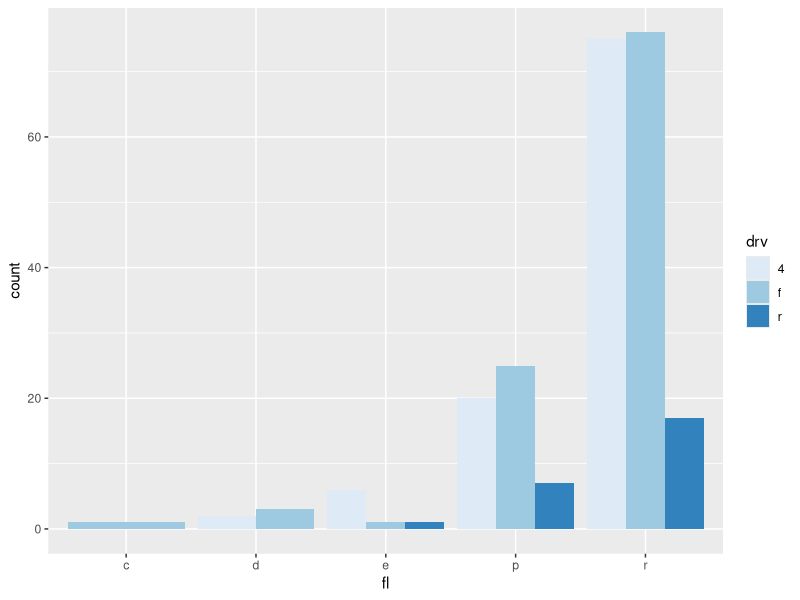
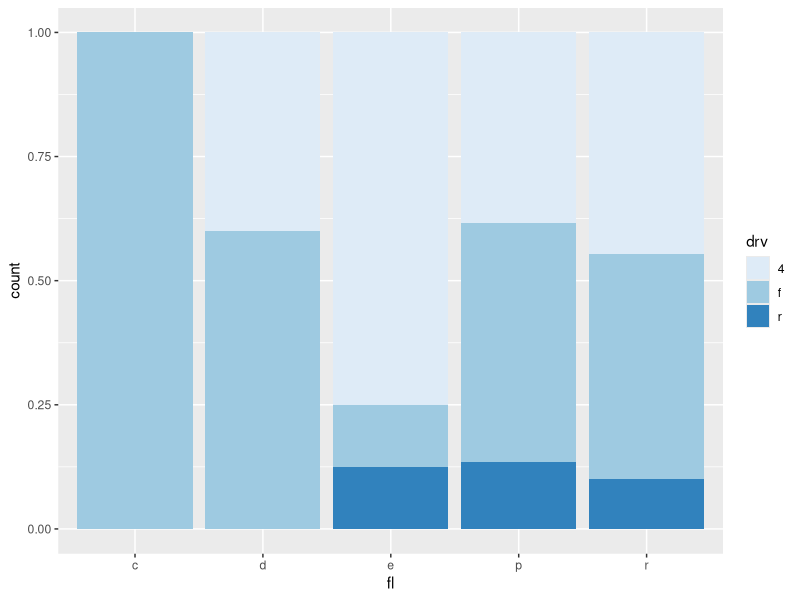
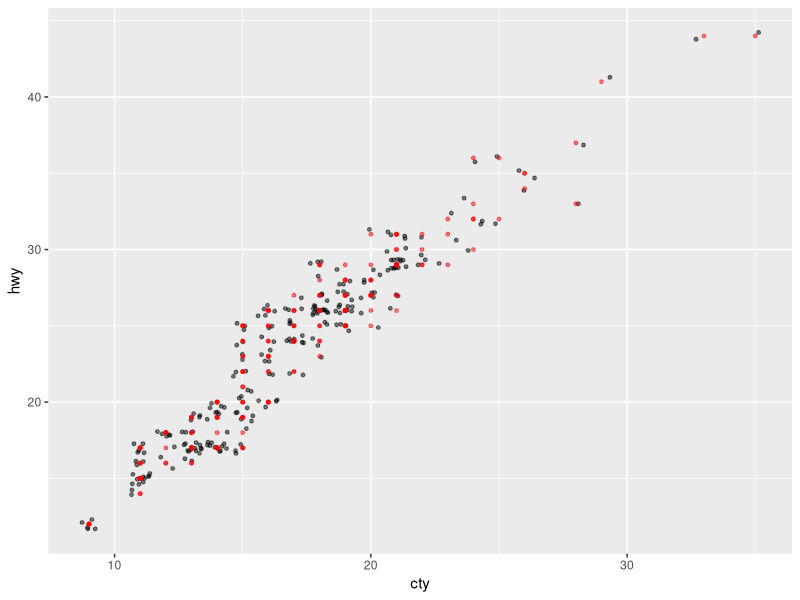
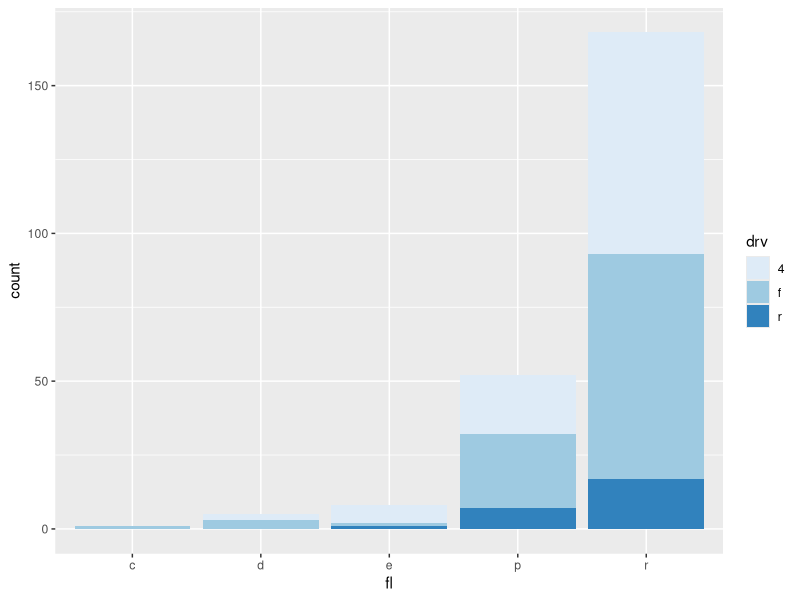
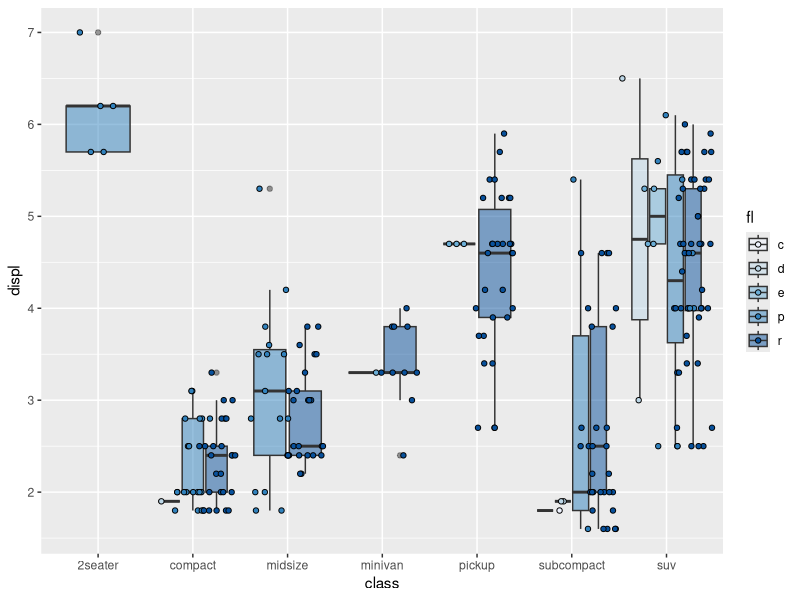

Reproduce these figures in R, in order.
## ---- chunk 1
knitr::opts_chunk$set(warning = FALSE, message = FALSE)
knitr::opts_chunk$set(fig.align = "center", fig.width = 6, fig.asp = 0.7)
library(ggplot2)
library(dplyr)
## ---- chunk 2
ggplot(mpg, aes(fl, fill = drv)) + 
  geom_bar(position = position_dodge()) + 
  scale_fill_brewer(palette = 1)
## ---- chunk 3
ggplot(mpg, aes(fl, fill = drv)) + 
  geom_bar(position = position_fill()) + 
  scale_fill_brewer(palette = 1)
## ---- chunk 4
ggplot(mpg, aes(cty, hwy)) + 
  geom_point(position = position_jitter(), size = 1, alpha = 0.5) + 
  geom_point(color = "red", size = 1, alpha = 0.5)
## ---- chunk 5
ggplot(mpg, aes(fl, fill = drv)) + 
  geom_bar(position = position_stack()) + 
  scale_fill_brewer(palette = 1)
## ---- chunk 6
ggplot(mpg, aes(class, displ, fill = fl)) +
  geom_boxplot(alpha = 0.5) +
  geom_point(pch = 21, position = position_jitterdodge()) +
  scale_fill_brewer(palette = 1)
